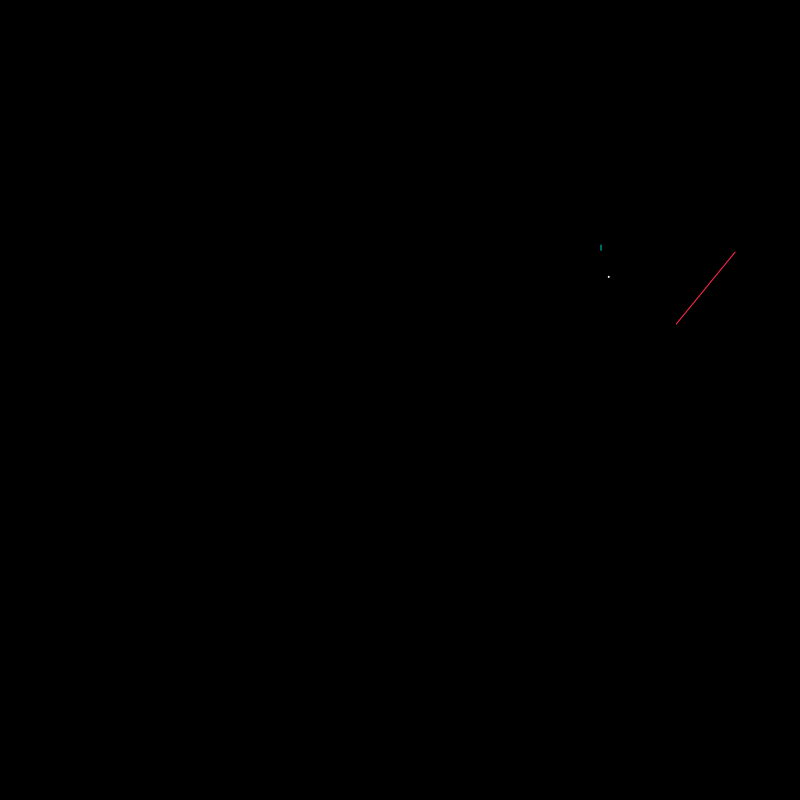
Frame 1 (no input)
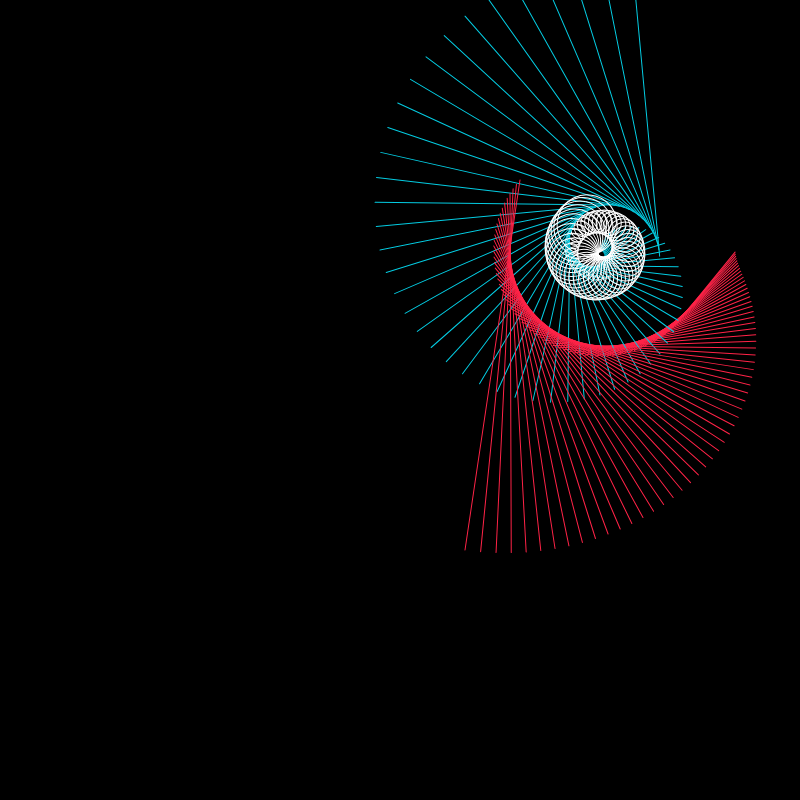
Frame 60 (no input)
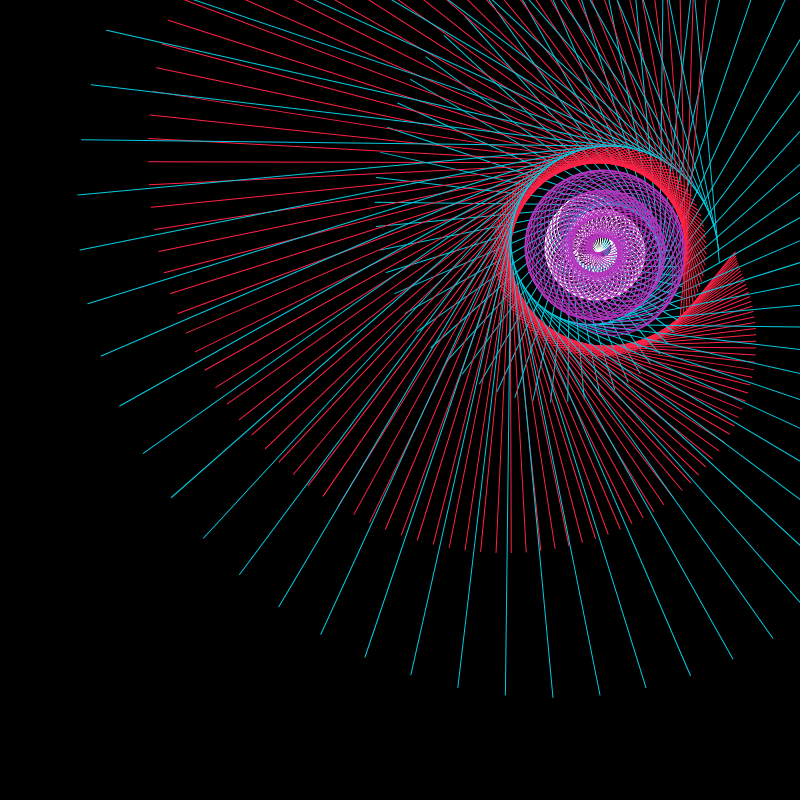
Frame 120 (the mouse pressed at the canvas centre since frame 60)

The p5.js sketch that drew these frames (run headless with seeded random() and noise() and a simulated clock; from frame 60 on, the mouse is pressed at the canvas centre):

// p5.js sketch
// ── sketch.js
let rotateBy = 3;
let lineX1 = 0;
let lineX2 = 0;
let lineY1 = 0;
let lineY2 = 0;
ellipseSize = 0;
let r = 255;
let g = 255;
let b = 255;

function setup() {
  createCanvas(800, 800);
  background (0);
  angleMode (DEGREES);
}

function draw() {
  translate (600, 250);
  rotate(rotateBy);
  //redish lines
  stroke(255, 35, 71);
  line (80, 70, 135, lineY2 -=5);
  rotateBy += 3;
  //blue lines
  rotate(rotateBy + 3);
  stroke (4, 204, 226)
  line(lineX1 += 1, lineX2, lineY1, lineY2);
  //white circles
  rotate(rotateBy +9);
  stroke (r, g, b);
  noFill();
  ellipse (20, 20, ellipseSize += 1);
}

function mousePressed() {
  r = random(255);
  g = random(255);
  b = random(255);
}

function doubleClicked() {
  noLoop();
}
